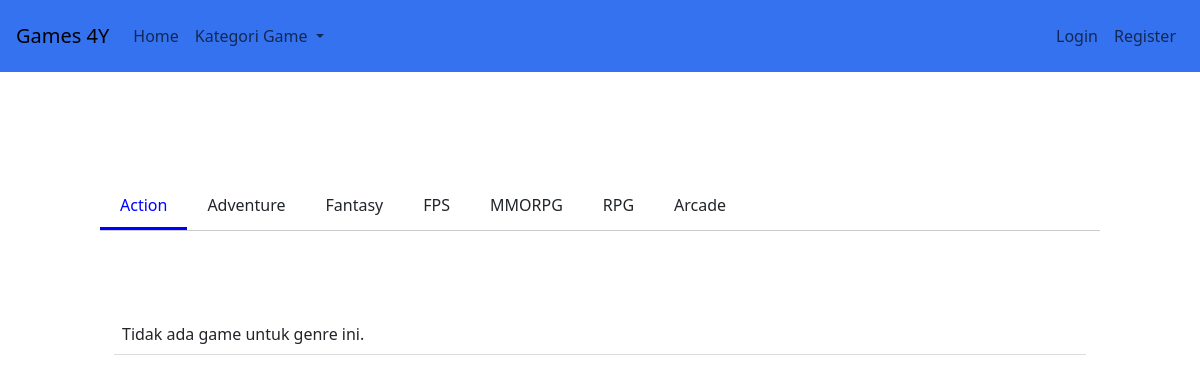
The page /ui/game.php?platform=mobile&genre=Action on the database as committed earlier.
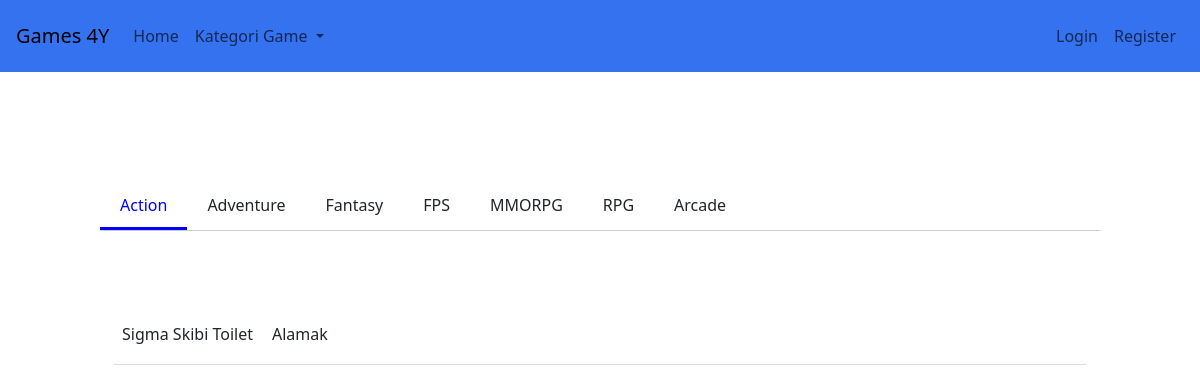
The same page on the database as committed later.
### tables this page shows
CREATE TABLE `genre` (
  `genreID` int(11) NOT NULL,
  `nama` varchar(255) NOT NULL
);

CREATE TABLE `game` (
  `gameID` int(11) NOT NULL,
  `genreID` int(11) DEFAULT NULL,
  `platformID` int(11) DEFAULT NULL,
  `nama` varchar(255) NOT NULL,
  `deskripsi` varchar(1000) DEFAULT 'Wutdehel',
  `rating` int(1) DEFAULT 0,
  `komentar` varchar(5000) DEFAULT NULL
);

### ui/game.php (the view, shortened to what this page needs)
<?php
include '../db/koneksi.php';
$platform = isset($_GET['platform']) ? $_GET['platform'] : 'pc';
$selected_genre = isset($_GET['genre']) ? $_GET['genre'] : 'action';
$query_platform = $conn->prepare("SELECT id FROM platform WHERE nama = ?");
$query_platform->bind_param('s', $platform);
$query_platform->execute();
$result_platform = $query_platform->get_result();
if ($result_platform->num_rows > 0) {
    $platform_data = $result_platform->fetch_assoc();
    $platformID = $platform_data['id'];
} else {
    $platformID = 1;
}
$query_genre = "SELECT * FROM genre";
$result_genre = mysqli_query($conn, $query_genre);
$query_game = "SELECT game.gameID , game.nama as game_name, game.deskripsi, genre.nama as genre_name
               FROM game
               JOIN genre ON game.genreID = genre.genreID
               WHERE game.platformID = ? AND genre.nama = ?";
$stmt_game = $conn->prepare($query_game);
$stmt_game->bind_param('is', $platformID, $selected_genre);
$stmt_game->execute();
$result_game = $stmt_game->get_result();
?>
<!DOCTYPE html>
<html>
<head>
    <link rel="stylesheet" href="../css/game.css">
</head>
<body>
    <?php
    include 'navbar.php';
    ?>
    <div class="genre-container">
        <div class="genre-box">
            <?php while($row_genre = mysqli_fetch_assoc($result_genre)) { ?>
                <div class="genre-item <?php echo ($row_genre['nama'] == $selected_genre) ? 'active' : ''; ?>" data-genre="<?php echo $row_genre['nama']; ?>">
                    <?php echo $row_genre['nama']; ?>
                </div>
            <?php } ?>
        </div>
    </div>
    <div class="block top-1">
        <div class="block w-full">
            <div class="game-list">
                <div class="table">
                    <?php if ($result_game->num_rows > 0) { ?>
                        <?php while($row_game = mysqli_fetch_assoc($result_game)) { ?>
                            <div class="table-row" onclick="window.location.href='detail.php?gameID=<?php echo $row_game['gameID']; ?>'">
                                <div class="table-cell game-name table-click"><?php echo $row_game['game_name']; ?></div>
                                <div class="table-cell table-click"><?php echo $row_game['deskripsi']; ?></div>
                            </div>
                        <?php } ?>
                    <?php } else { ?>
                        <div class="table-row">
                            <div class="table-cell" colspan="2">Tidak ada game untuk genre ini.</div>
                        </div>
                    <?php } ?>
                </div>
            </div>
        </div>
    </div>
</body>
</html>

Rows that differ between the two databases and show on the page:
added game: nama "Sigma Skibi Toilet", deskripsi "Alamak"
Other text that changed with them:
text no longer shown: "Tidak ada game untuk genre ini."
